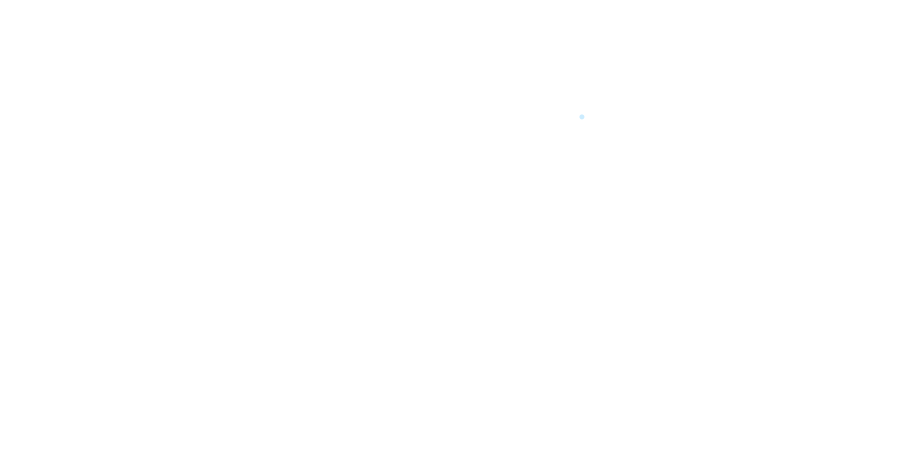
Frame 1 (no input)
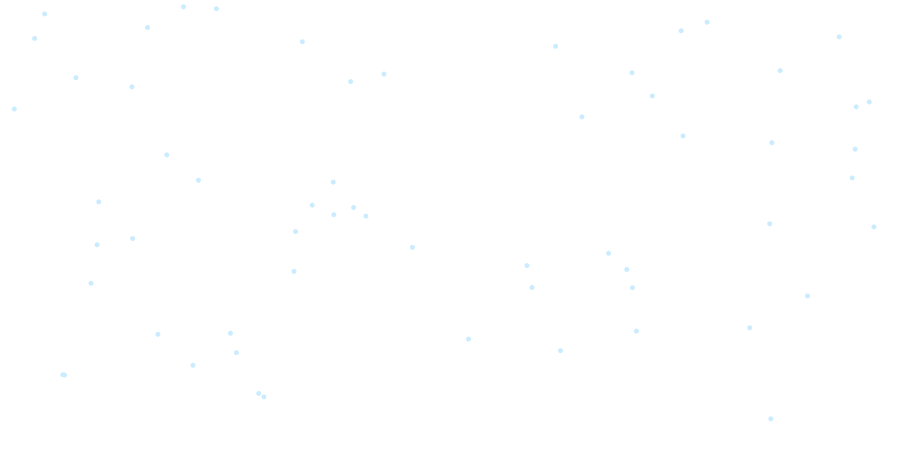
Frame 60 (the mouse pressed at the canvas centre just before this capture)
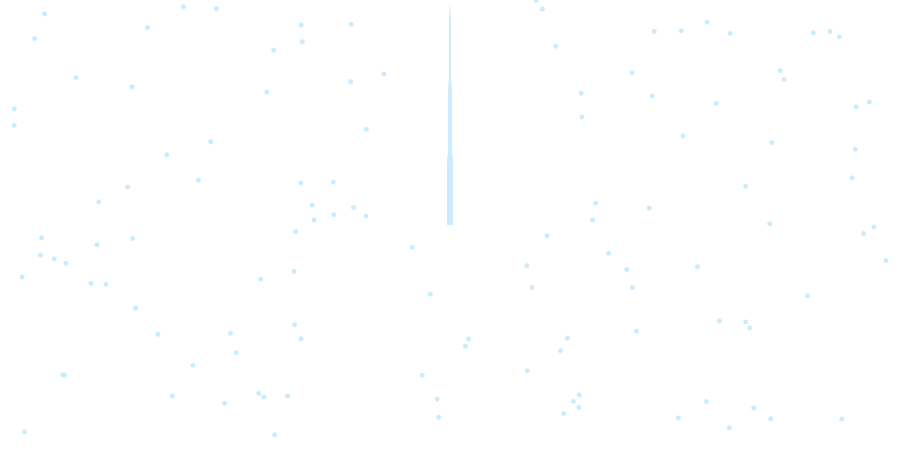
Frame 120 (the mouse held since frame 60 and released just before this capture)

The Processing sketch that drew these frames (run headless with seeded random() and noise(); from frame 60 on, the mouse is pressed at the canvas centre):

// Processing sketch: processing_19173
// ── processing_19173.pde

//Single Variable, The bottom Y position of the triangle, or in this case, the icicle.
int t3b = 0;

//Basic setup for the entire screen width and height.
void setup() {
  size(900, 450);
  frameRate(30);
  smooth();
  background(255);
}

//Any functions listed work out here.
void draw() {
  snowDraw();
    if (mousePressed) {
      iceDraw();
    } 
}

// Function to cause the icicles.
void iceDraw() {
  if(mousePressed) {
    t3b = t3b + 1;
  } else {
    t3b = t3b - 1;
  }
  triangle(mouseX - 3, mouseY, mouseX + 3, mouseY, mouseX, t3b);
  stroke(255);
  strokeWeight(.5);
  fill(139,211,255); // I prefer RGB. But I know I don't have that much control over it as with HSB.
}

// Function that draws snow on screen at random points while user draws icicles.
void snowDraw() {
  noStroke();
  fill(203, 236, 255);
  ellipse(random(width), random(height), 5, 5);
}

  //the second the mouse is released it'll save. Is there any way to increment so that multiple images are saved?
void mouseReleased() {
}

 //function that allows the user to clear the screen. Any key can be pushed.
void keyPressed() {
  save("demo1.tiff");
  background(255);
}                                               
